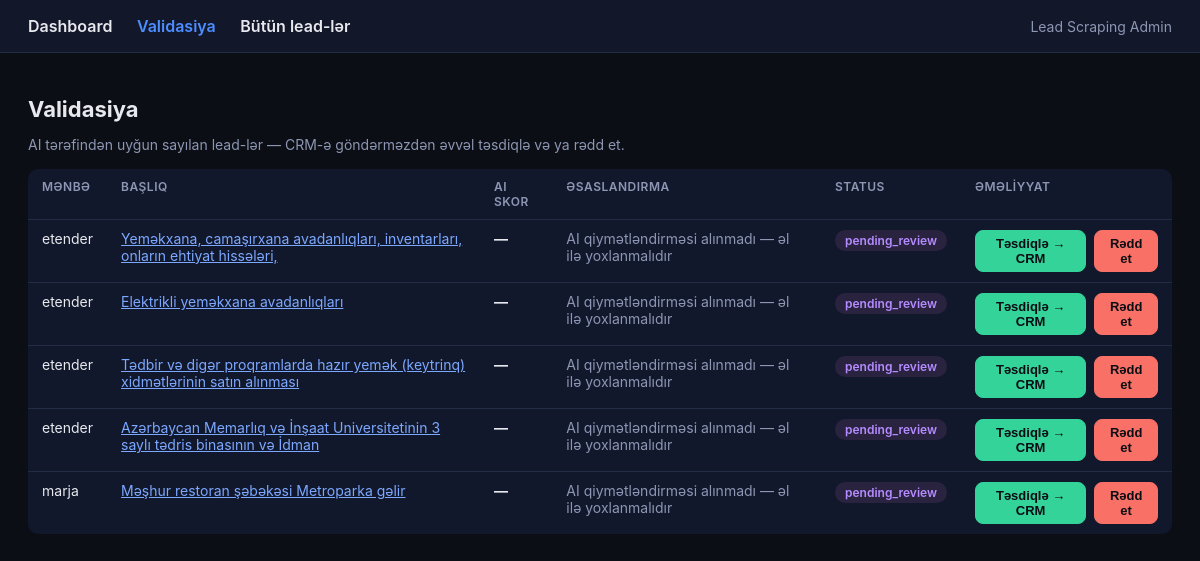
Page /leads/pending_review on the committed database.
### app/db/models.py (models this page shows)
class Base(DeclarativeBase):
    pass

class LeadRecord(Base):
    __tablename__ = "leads"
    dedupe_key: Mapped[str] = mapped_column(String(64), primary_key=True)
    source: Mapped[str] = mapped_column(String(32))
    source_url: Mapped[str] = mapped_column(Text)
    title: Mapped[str] = mapped_column(Text)
    raw_text: Mapped[str] = mapped_column(Text)
    entity_name: Mapped[Optional[str]] = mapped_column(Text, nullable=True)
    contact_phone: Mapped[Optional[str]] = mapped_column(String(64), nullable=True)
    contact_email: Mapped[Optional[str]] = mapped_column(String(128), nullable=True)
    contact_website: Mapped[Optional[str]] = mapped_column(Text, nullable=True)
    category: Mapped[str] = mapped_column(String(32))
    location: Mapped[Optional[str]] = mapped_column(String(128), nullable=True)
    posted_at: Mapped[Optional[datetime]] = mapped_column(DateTime, nullable=True)
    scraped_at: Mapped[datetime] = mapped_column(DateTime)
    ai_score: Mapped[Optional[float]] = mapped_column(Float, nullable=True)
    ai_reason: Mapped[Optional[str]] = mapped_column(Text, nullable=True)
    status: Mapped[str] = mapped_column(String(16), default="new")
    crm_opportunity_id: Mapped[Optional[str]] = mapped_column(String(64), nullable=True)

### app/web.py (the view)
@app.get("/leads/pending_review")
def leads_pending(request: Request):
    session = SessionLocal()
    try:
        repo = LeadRepository(session)
        leads = repo.list_by_status("pending_review")
    finally:
        session.close()
    return templates.TemplateResponse(
        "leads.html",
        {
            "request": request,
            "active": "validation",
            "heading": "Validasiya",
            "subtitle": "AI tərəfindən uyğun sayılan lead-lər — CRM-ə göndərməzdən əvvəl təsdiqlə və ya rədd et.",
            "leads": leads,
            "show_actions": True,
        },
    )

### app/templates/leads.html (shortened to what this page needs)
{% extends "base.html" %}
{% block content %}
  <h1>{{ heading }}</h1>
  <p class="muted">{{ subtitle }}</p>
  {% if leads %}
  <table>
    <tr>
      <th>Mənbə</th>
      <th>Başlıq</th>
      <th>AI skor</th>
      <th>Əsaslandırma</th>
      <th>Status</th>
      {% if show_actions %}<th>Əməliyyat</th>{% endif %}
    </tr>
    {% for lead in leads %}
    <tr>
      <td>{{ lead.source }}</td>
      <td><a href="{{ lead.source_url }}" target="_blank" style="color:#7ca8ff">{{ lead.title[:80] }}</a></td>
      <td class="score">{{ "%.2f"|format(lead.ai_score) if lead.ai_score is not none else "—" }}</td>
      <td class="muted">{{ lead.ai_reason or "—" }}</td>
      <td>
        <span class="badge badge-{{ 'pending' if lead.status == 'pending_review' else ('sent' if lead.status == 'sent_to_crm' else ('rejected' if lead.status == 'rejected' else 'new')) }}">
          {{ lead.status }}
        </span>
      </td>
      {% if show_actions %}
      <td class="actions">
        <form class="inline" method="post" action="/leads/{{ lead.dedupe_key }}/approve">
          <button class="btn btn-approve btn-sm" type="submit">Təsdiqlə → CRM</button>
        </form>
        <form class="inline" method="post" action="/leads/{{ lead.dedupe_key }}/reject">
          <button class="btn btn-reject btn-sm" type="submit">Rədd et</button>
        </form>
      </td>
      {% endif %}
    </tr>
    {% endfor %}
  </table>
  {% else %}
    <div class="empty">Hələ heç bir lead yoxdur.</div>
  {% endif %}
{% endblock %}

### app/templates/base.html (shortened to what this page needs)
<!doctype html>
<html lang="az">
<head>
</head>
<body>
  <header>
    <div>
      <a href="/" class="{{ 'active' if active == 'dashboard' else '' }}">Dashboard</a>
      <a href="/leads/pending_review" class="{{ 'active' if active == 'validation' else '' }}">Validasiya</a>
      <a href="/leads" class="{{ 'active' if active == 'all' else '' }}">Bütün lead-lər</a>
    </div>
    <span class="muted">Lead Scraping Admin</span>
  </header>
  <main>
    {% block content %}{% endblock %}
  </main>
</body>
</html>

### app/templates/base.html (style rules this page uses)
:root { color-scheme: light dark; }
body { font-family: -apple-system, Segoe UI, Arial, sans-serif; margin: 0; background: #0b0e14; color: #e7e9ee; }
header { background: #12172a; padding: 16px 28px; display: flex; align-items: center; justify-content: space-between; border-bottom: 1px solid #232c47; }
header a { color: #e7e9ee; text-decoration: none; margin-right: 20px; font-weight: 600; }
header a.active { color: #4C8DFF; }
main { padding: 28px; max-width: 1200px; margin: 0 auto; }
h1 { font-size: 22px; margin-bottom: 4px; }
.muted { color: #8d96b3; font-size: 14px; }
table { width: 100%; border-collapse: collapse; margin-top: 16px; background: #12182c; border-radius: 10px; overflow: hidden; }
th, td { text-align: left; padding: 10px 14px; border-bottom: 1px solid #232c47; font-size: 14px; vertical-align: top; }
th { color: #8d96b3; font-weight: 600; text-transform: uppercase; font-size: 12px; letter-spacing: 0.5px; }
tr:last-child td { border-bottom: none; }
.badge { display: inline-block; padding: 3px 10px; border-radius: 100px; font-size: 12px; font-weight: 600; }
.badge-pending { background: #2a2340; color: #b58cff; }
.btn { display: inline-block; padding: 8px 16px; border-radius: 8px; border: 1px solid #2a3555; background: #1a2340; color: #e7e9ee; cursor: pointer; font-size: 14px; font-weight: 600; text-decoration: none; }
.btn-approve { background: #34d399; border-color: #34d399; color: #0b0e14; }
.btn-reject { background: #f97066; border-color: #f97066; color: #0b0e14; }
.btn-sm { padding: 5px 12px; font-size: 13px; }
form.inline { display: inline; }
.score { font-weight: 700; }
.actions { display: flex; gap: 8px; }

### rows in the picture
LeadRecord: source "etender", title "Yeməkxana, camaşırxana avadanlıqları, inventarları, onların ehtiyat hissələri,", ai_score "—", ai_reason "AI qiymətləndirməsi alınmadı — əl ilə yoxlanmalıdır", status "pending_review"
LeadRecord: source "etender", title "Elektrikli yeməkxana avadanlıqları", ai_score "—", ai_reason "AI qiymətləndirməsi alınmadı — əl ilə yoxlanmalıdır", status "pending_review"
LeadRecord: source "etender", title "Tədbir və digər proqramlarda hazır yemək (keytrinq) xidmətlərinin satın alınması", ai_score "—", ai_reason "AI qiymətləndirməsi alınmadı — əl ilə yoxlanmalıdır", status "pending_review"
LeadRecord: source "etender", title "Azərbaycan Memarlıq və İnşaat Universitetinin 3 saylı tədris binasının və İdman", ai_score "—", ai_reason "AI qiymətləndirməsi alınmadı — əl ilə yoxlanmalıdır", status "pending_review"
LeadRecord: source "marja", title "Məşhur restoran şəbəkəsi Metroparka gəlir", ai_score "—", ai_reason "AI qiymətləndirməsi alınmadı — əl ilə yoxlanmalıdır", status "pending_review"

### other values in the picture
{{ heading }} "Validasiya"
{{ subtitle }} "AI tərəfindən uyğun sayılan lead-lər — CRM-ə göndərməzdən əvvəl təsdiqlə və ya rədd et."
